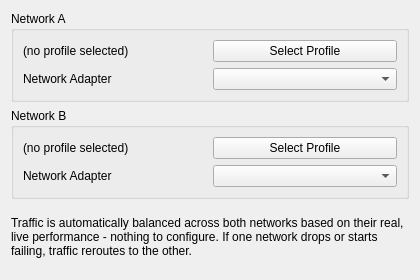
<?xml version="1.0" encoding="UTF-8"?>
<ui version="4.0">
 <class>EditLoadBalance</class>
 <widget class="QWidget" name="EditLoadBalance">
  <property name="geometry">
   <rect>
    <x>0</x>
    <y>0</y>
    <width>420</width>
    <height>280</height>
   </rect>
  </property>
  <property name="windowTitle">
   <string notr="true">EditLoadBalance</string>
  </property>
  <layout class="QVBoxLayout" name="verticalLayout">
   <item>
    <widget class="QGroupBox" name="slotABox">
     <property name="title">
      <string>Network A</string>
     </property>
     <layout class="QVBoxLayout" name="slotALayout">
      <item>
       <layout class="QHBoxLayout" name="slotAProfileLayout">
        <item>
         <widget class="QLabel" name="profile_name_a">
          <property name="text">
           <string>(no profile selected)</string>
          </property>
         </widget>
        </item>
        <item>
         <widget class="QPushButton" name="select_profile_a">
          <property name="text">
           <string>Select Profile</string>
          </property>
         </widget>
        </item>
       </layout>
      </item>
      <item>
       <layout class="QHBoxLayout" name="slotAAdapterLayout">
        <item>
         <widget class="QLabel" name="adapter_a_l">
          <property name="text">
           <string>Network Adapter</string>
          </property>
         </widget>
        </item>
        <item>
         <widget class="QComboBox" name="adapter_a"/>
        </item>
       </layout>
      </item>
     </layout>
    </widget>
   </item>
   <item>
    <widget class="QGroupBox" name="slotBBox">
     <property name="title">
      <string>Network B</string>
     </property>
     <layout class="QVBoxLayout" name="slotBLayout">
      <item>
       <layout class="QHBoxLayout" name="slotBProfileLayout">
        <item>
         <widget class="QLabel" name="profile_name_b">
          <property name="text">
           <string>(no profile selected)</string>
          </property>
         </widget>
        </item>
        <item>
         <widget class="QPushButton" name="select_profile_b">
          <property name="text">
           <string>Select Profile</string>
          </property>
         </widget>
        </item>
       </layout>
      </item>
      <item>
       <layout class="QHBoxLayout" name="slotBAdapterLayout">
        <item>
         <widget class="QLabel" name="adapter_b_l">
          <property name="text">
           <string>Network Adapter</string>
          </property>
         </widget>
        </item>
        <item>
         <widget class="QComboBox" name="adapter_b"/>
        </item>
       </layout>
      </item>
     </layout>
    </widget>
   </item>
   <item>
    <widget class="QLabel" name="hint_label">
     <property name="text">
      <string>Traffic is automatically balanced across both networks based on their real, live performance - nothing to configure. If one network drops or starts failing, traffic reroutes to the other.</string>
     </property>
     <property name="wordWrap">
      <bool>true</bool>
     </property>
    </widget>
   </item>
  </layout>
 </widget>
 <resources/>
 <connections/>
</ui>
